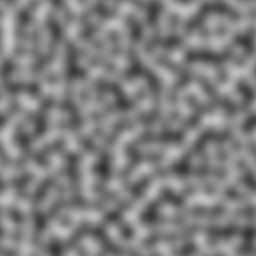
#> input picture SIFT/noise1.jpg, 256 x 256 px, found by its file name
$ python KeypointDescriptor.py
#> lines starting #> are read from the running program, lines starting #| are printed output that depends on the picture
### SIFT/ExtremaFilter.py
import numpy as np
import cv2 as cv

# this is the test 'images', these will be replaced by the DoGs if this is implemented
# 'img' is the center DoG that we check if it is an extremum
zero = cv.imread(r'.\noise1.jpg', cv.IMREAD_GRAYSCALE)
#> zero is the input picture: shape (256, 256); min 49, max 200, mean 127.5
img = cv.imread(r'.\noise2.jpg', cv.IMREAD_GRAYSCALE)
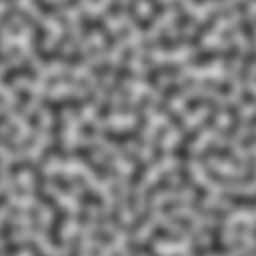
#> input picture SIFT/noise2.jpg, 256 x 256 px, found by its file name
#> img is the input picture: shape (256, 256); min 52, max 203, mean 127.5
two = cv.imread(r'.\noise3.jpg', cv.IMREAD_GRAYSCALE)
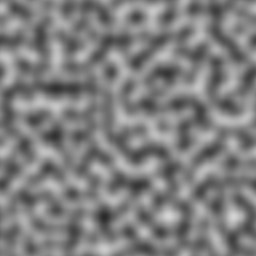
#> input picture SIFT/noise3.jpg, 256 x 256 px, found by its file name
#> two is the input picture: shape (256, 256); min 41, max 212, mean 127.5


# parameters: the 3 different DoGs
def findExtrema(top, mid, bot):
    # add borders around each image
    top = cv.copyMakeBorder(top, 1, 1, 1, 1, cv.BORDER_CONSTANT, value=0)
    mid = cv.copyMakeBorder(mid, 1, 1, 1, 1, cv.BORDER_CONSTANT, value=0)
    bot = cv.copyMakeBorder(bot, 1, 1, 1, 1, cv.BORDER_CONSTANT, value=0)

    # creates array for extrema to be stored
    coords = np.empty((0, 2))
    coords_height = 0
    # puts the 3 DoG's from the octave into a 3d matrix
    stack = np.stack((top, mid, bot))
    # stores the dimensions of the DoG
    image_height = mid.shape[0]
#> image_height = 258
    image_width = mid.shape[1]
#> image_width = 258
    filtered_image = np.zeros((image_height, image_width))

    # goes through every pixel
    for y in range(1, image_height - 1):
        for x in range(1, image_width - 1):

            # creates the 3x3x3 array in which the program checks for extrema
            temp_array = np.array(stack[0:3, y - 1:y + 2, x - 1:x + 2])
            unique_values, indices_list = np.unique(temp_array, return_counts=True)
            # looks if the max in the 3x3x3 area is the middle DoG and the same x & y coordinate
            if np.max(temp_array) == stack[1, y, x] and indices_list[-1] == 1:
                # outputs the coordinates
                filtered_image[y, x] = 255
                coords_height += 1
                # corrects for the pad - since pad moves all the numbers down and right by one,
                # we move it back up and left by one to account for it
                coords = np.append(coords, [int(x) - 1, int(y) - 1]).reshape(coords_height, 2)
                coords = coords.astype(dtype=int)
                x += 1
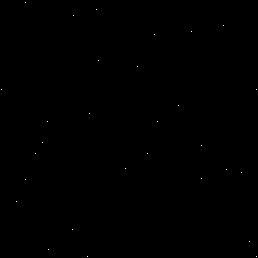
#> filtered_image: shape (258, 258) float64; 0.04% white in thin lines or dots
#> after the loop, coords_height = 29; x = 257
    return coords


# returns [x,y] coords of each extrema
'''extrema_set = findExtrema(zero, img, two)
print(extrema_set)

cv.imshow('hello', img)
cv.waitKey(0)
cv.destroyAllWindows()'''

### SIFT/KeypointDescriptor.py
import cv2 as cv
import numpy as np
from ExtremaFilter import findExtrema

# this is the test 'images', these will be replaced by the DoGs if this is implemented
# 'img' is the center DoG that we check if it is an extremum
zero = cv.imread(r'.\noise1.jpg', cv.IMREAD_GRAYSCALE)
img = cv.imread(r'.\noise2.jpg', cv.IMREAD_GRAYSCALE)
two = cv.imread(r'.\noise3.jpg', cv.IMREAD_GRAYSCALE)
extremas = findExtrema(zero, img, two)
#> extremas = 29 pairs, first value 0 to 255, second value 1 to 255

img = cv.copyMakeBorder(img, top=8, bottom=8, left=8, right=8, borderType=cv.BORDER_REPLICATE)
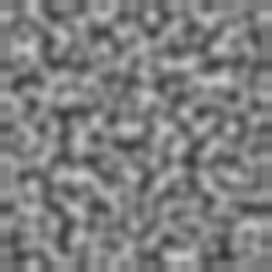
#> img: shape (272, 272); min 52, max 203, mean 127.5


# todo; it's at this point where it breaks: [x = 257, y = 89. extremas[9]
# extrema_set is formatted in [coord_num, column_num, row_num]
def KeypointDescriptor(extrema_set):
    extrema_set += 8
#> extrema_set = 29 pairs, first value 8 to 263, second value 9 to 263
    descriptors = np.zeros([extrema_set.shape[0], 4, 4, 8])
    # todo: figure out the ValueError: could not broadcast input array from shape (5,3) into shape (5,5)
    for keypoints in range(0, extrema_set.shape[0]):
        # divides the given image into quadrants, assumes that both dimensions are even-numbered
        # creates pad on the bottom and right edges so that derivatives may be taken
        # zones - [group_row, group_column, inner_row, inner_column]
        zones = np.zeros([4, 4, 5, 5], dtype=int)
        for j in range(0, 4):
            for k in range(0, 4):
                v_lower_bound = extrema_set[keypoints, 1] + (- 8 + (4 * j))
                v_upper_bound = extrema_set[keypoints, 1] + (- 3 + (4 * j))
                h_lower_bound = extrema_set[keypoints, 0] + (- 8 + (4 * k))
                h_upper_bound = extrema_set[keypoints, 0] + (- 3 + (4 * k))
                temp = np.array(img[v_lower_bound:v_upper_bound,
                                    h_lower_bound:h_upper_bound])
                zones[j, k] = temp

        # this stores the magnitudes, in the form of [cartesian quadrant, closest 45 degree angle]
        keypoint_descriptor = np.zeros((4, 4, 8))
        # iterates through every point
        # todo: fix dimensions
        for group_row in range(0, zones.shape[0]):
            for group_column in range(0, zones.shape[1]):
                for y in range(0, zones.shape[2] - 1):
                    for x in range(0, zones.shape[3] - 1):
                        # compares to the pixel to the right and below, respectively derivative = [delta x, delta y]
                        derivative = np.array([zones[group_row, group_column, y, x + 1] - zones[group_row, group_column, y, x],
                                               zones[group_row, group_column, y + 1, x] - zones[group_row, group_column, y, x]])
                        # uses pythagorean's theorem to find the magnitude
                        vector_magnitude = np.hypot(derivative[0], derivative[1])
                        vector_angle = np.degrees(np.arctan2(derivative[1], derivative[0]))
                        # makes everything between 0 and 360
                        if vector_angle < 0:
                            vector_angle += 360
                        # rounds the angles to the closest 1/8 circle
                        vector_angle = ((vector_angle + 22.5) // 45)
                        # temp fix, makes sure that angle 0 goes in the right index
                        if vector_angle == 8:
                            vector_angle = 1
                        keypoint_descriptor[group_row, group_column, int(vector_angle)] += vector_magnitude
        descriptors[keypoints] = keypoint_descriptor

    # todo: get correct return statement
    return descriptors


print(KeypointDescriptor(extremas))
#> (printed output is left out)
